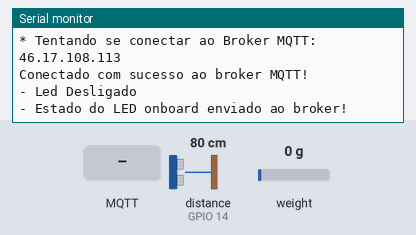
The sketch below on a simulated ESP32. Parts: the last lines printed to the serial monitor. Wiring (inferred from the names in the program): ultrasonic range finder: trigger GPIO 12; echo GPIO 14. The inputs (shaded band) are chosen by the test bench; at power-on: distance to the obstacle (sensor on GPIO 14) 80 cm, weight on the scale 0 g. The echo pulse lasts 58.3 µs per cm; WiFi joins after 1.5 s; servers stay silent unless stated; no MQTT or app messages arrive unless stated.

Above: at 10.9 s.
11.0 s: distance to the obstacle (sensor on GPIO 14) set to 60 cm
At 13.7 s:
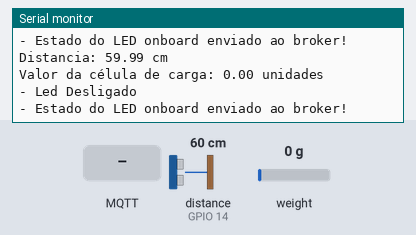
16.8 s: MQTT message "lamp001@on|" arrives on the first subscribed topic
At 18.4 s:
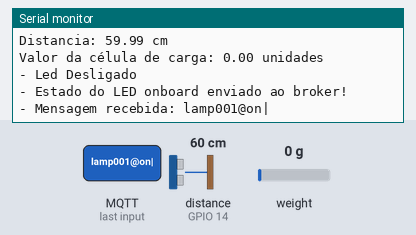
20.3 s: MQTT message "lamp001@off|" arrives on the first subscribed topic
At 22.2 s:
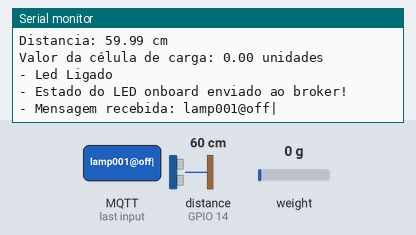
23.3 s: MQTT message "1" arrives on the first subscribed topic
At 24.7 s:
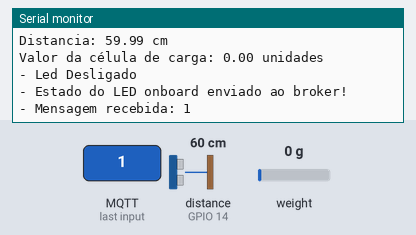
25.3 s: MQTT message "on" arrives on the first subscribed topic
At 26.7 s:
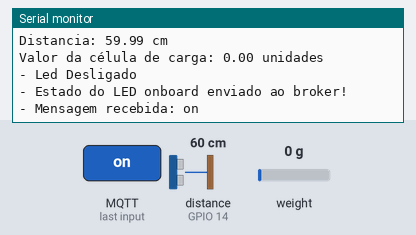
27.3 s: MQTT message "off" arrives on the first subscribed topic
At 28.7 s:
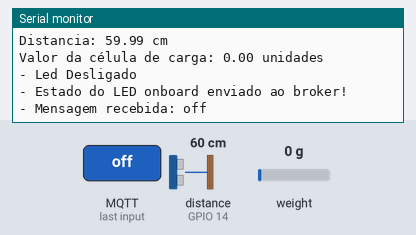

The sketch:

CleanDrain.ino
```cpp
#include <HX711.h>
#include <WiFi.h>
#include <PubSubClient.h>


//defines:
//defines de id mqtt e tópicos para publicação e subscribe denominado TEF(Telemetria e Monitoramento de Equipamentos)
#define TOPICO_SUBSCRIBE    "/TEF/DreamClean8/cmd"        //tópico MQTT de escuta
#define TOPICO_PUBLISH      "/TEF/DreamClean8/attrs"      //tópico MQTT de envio de informações para Broker
#define TOPICO_PUBLISH_2    "/TEF/DreamClean8/attrs/w"    //tópico MQTT de envio de informações para
#define TOPICO_PUBLISH_3    "/TEF/DreamClean8/attrs/d"

#define ID_MQTT  "fiware_0904" //id mqtt (para identificação de sessão)
const int PINO_DT = 26;
const int PINO_SCK = 25;
#define TRIG_PIN 12
#define ECHO_PIN 14
HX711 escala; //declaracao do objeto ESCALA na classe HX711 da biblioteca
const int FATOR_CALIBRACAO = -45000; //esse valor deve ser alterado para o valor de calibracao obtido com o outro codigo
int D4 = 2;

// WIFI
const char* SSID = "Wokwi-GUEST"; // SSID / nome da rede WI-FI que deseja se conectar
const char* PASSWORD = ""; // Senha da rede WI-FI que deseja se conectar

// MQTT
const char* BROKER_MQTT = "46.17.108.113"; // URL do broker MQTT que se deseja utilizar
int BROKER_PORT = 1883;

//Variáveis e objetos globais
WiFiClient espClient; // Cria o objeto espClient
PubSubClient MQTT(espClient); // Instancia o Cliente MQTT passando o objeto espClient
char EstadoSaida = '0'; //variável que armazena o estado atual da saída
char msgBuffer[10]; // Declara a variável msgBuffer para formatação da mensagem MQTT

//Prototypes
void initSerial();
void initWiFi();
void initMQTT();
void reconectWiFi();
void mqtt_callback(char* topic, byte* payload, unsigned int length);
void VerificaConexoesWiFIEMQTT(void);
void InitOutput(void);

void setup()
{
  //inicializações:
  InitOutput();
  initSerial();
  initWiFi();
  initMQTT();
  delay(5000);
  MQTT.publish(TOPICO_PUBLISH, "s|on");
  pinMode(TRIG_PIN, OUTPUT);
  pinMode(ECHO_PIN, INPUT);
  escala.begin (PINO_DT, PINO_SCK); //inicializacao e definicao dos pinos DT e SCK dentro do objeto ESCALA

  escala.tare(); //zera a escala

  escala.set_scale(FATOR_CALIBRACAO); //ajusta a escala para o fator de calibracao
}

void initSerial()
{
  Serial.begin(115200);
}

void initWiFi()
{
  delay(10);
  Serial.println("------Conexao WI-FI------");
  Serial.print("Conectando-se na rede: ");
  Serial.println(SSID);
  Serial.println("Aguarde");

  reconectWiFi();
}

void initMQTT()
{
  MQTT.setServer(BROKER_MQTT, BROKER_PORT);
  MQTT.setCallback(mqtt_callback);
}

void mqtt_callback(char* topic, byte* payload, unsigned int length)
{
  String msg;

  for (int i = 0; i < length; i++)
  {
    char c = (char)payload[i];
    msg += c;
  }

  Serial.print("- Mensagem recebida: ");
  Serial.println(msg);

  if (msg.equals("lamp001@on|"))
  {
    digitalWrite(D4, HIGH);
    EstadoSaida = '1';
  }

  if (msg.equals("lamp001@off|"))
  {
    digitalWrite(D4, LOW);
    EstadoSaida = '0';
  }
}

void reconnectMQTT()
{
  while (!MQTT.connected())
  {
    Serial.print("* Tentando se conectar ao Broker MQTT: ");
    Serial.println(BROKER_MQTT);

    if (MQTT.connect(ID_MQTT))
    {
      Serial.println("Conectado com sucesso ao broker MQTT!");
      MQTT.subscribe(TOPICO_SUBSCRIBE);
    }
    else
    {
      Serial.println("Falha ao reconectar no broker.");
      Serial.println("Havera nova tentativa de conexao em 2s");
      delay(2000);
    }
  }
}

void reconectWiFi()
{
  if (WiFi.status() == WL_CONNECTED)
    return;

  WiFi.begin(SSID, PASSWORD);

  while (WiFi.status() != WL_CONNECTED)
  {
    delay(100);
    Serial.print(".");
  }

  Serial.println();
  Serial.print("Conectado com sucesso na rede ");
  Serial.print(SSID);
  Serial.println("IP obtido: ");
  Serial.println(WiFi.localIP());
}

void VerificaConexoesWiFIEMQTT(void)
{
  if (!MQTT.connected())
    reconnectMQTT();

  reconectWiFi();
}

void EnviaEstadoOutputMQTT(void)
{
  if (EstadoSaida == '1')
  {
    MQTT.publish(TOPICO_PUBLISH, "s|on");
    Serial.println("- Led Ligado");
  }
  if (EstadoSaida == '0')
  {
    MQTT.publish(TOPICO_PUBLISH, "s|off");
    Serial.println("- Led Desligado");
  }
  Serial.println("- Estado do LED onboard enviado ao broker!");
  delay(1000);
}

void InitOutput(void)
{
  pinMode(D4, OUTPUT);
  digitalWrite(D4, HIGH);

  boolean toggle = false;

  for (int i = 0; i <= 10; i++)
  {
    toggle = !toggle;
    digitalWrite(D4, toggle);
    delay(200);
  }
}

void loop()
{
  float duration, distance;

  digitalWrite(TRIG_PIN, LOW);
  delayMicroseconds(2);
  digitalWrite(TRIG_PIN, HIGH);
  delayMicroseconds(10);
  digitalWrite(TRIG_PIN, LOW);

  duration = pulseIn(ECHO_PIN, HIGH);
  distance = (duration / 2) * 0.0343;

  // Lê o valor da célula de carga
  float weight = escala.get_units(10); // 10 leituras para suavizar

  snprintf(msgBuffer, sizeof(msgBuffer), "%.2f", distance);
  MQTT.publish(TOPICO_PUBLISH_3, msgBuffer);

  // Publica o valor da célula de carga
  snprintf(msgBuffer, sizeof(msgBuffer), "%.2f", weight);
  MQTT.publish(TOPICO_PUBLISH_2, msgBuffer);

  // Imprime os valores no monitor serial
  Serial.print("Distancia: ");
  Serial.print(distance);
  Serial.println(" cm");
  Serial.print("Valor da célula de carga: ");
  Serial.print(weight);
  Serial.println(" unidades");

  VerificaConexoesWiFIEMQTT();
  EnviaEstadoOutputMQTT();

  MQTT.loop();
}
```

Measured:
- after the input at 11.0 s, the serial monitor: prints a new line after 1.8 s (image 1)
- after the input at 16.8 s, the serial monitor: prints a new line after 1.0 s (image 2)
- after the input at 20.3 s, the serial monitor: prints a new line after 1.5 s (image 3)
- after the input at 23.3 s, the serial monitor: prints a new line after 0.54 s (image 4)
- after the input at 25.3 s, the serial monitor: prints a new line after 0.55 s (image 5)
- after the input at 27.3 s, the serial monitor: prints a new line after 0.56 s (image 6)
